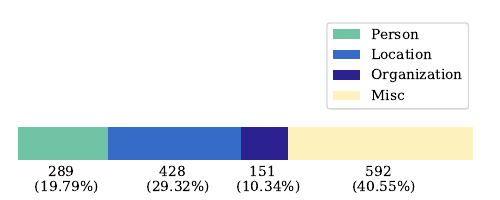

The Python source for this figure:
# %%
import matplotlib.pyplot as plt

# %%
# Plot config
color_scheme = ["#70C4A5".lower(), "#366CC7".lower(), "#2B2191".lower(), "#FDF2BE".lower()]
plt.rcParams["font.family"] = "DeJavu Serif"
plt.rcParams["font.serif"] = ["Times New Roman"]
# Create figure objects
figsize_cfg = (5, 3)
fig = plt.figure(figsize=figsize_cfg)

# %%
# Creating two axes
ax = fig.add_axes([0, 0, 1, 1])
xlim_cfg = 5.5
ylim_cfg = 6.0
ax.set_xlim(0, xlim_cfg)
ax.set_ylim(0, ylim_cfg)
ax.axis("off")
ax.set_prop_cycle(color=color_scheme)
ax.tick_params(top=False, bottom=False, left=False, right=False, labelbottom=False, labelleft=False)

# %%
# Data
data = [289, 428, 151, 592]
data_text = [str(i) for i in data]
label = ["PER", "LOC", "ORG", "MISC"]

prop = [i/sum(data) for i in data]
print(prop)
t = [i*figsize_cfg[0] for i in prop]

# %%
# Draw stacked bar
w = 1
start_anchor = 0.2
b1 = ax.barh(y=1.7, width=t[0], left=start_anchor, height=w)
b2 = ax.barh(y=1.7, width=t[1], left=start_anchor + t[0], height=w)
b3 = ax.barh(y=1.7, width=t[2], left=start_anchor + t[0] + t[1], height=w)
b4 = ax.barh(y=1.7, width=t[3], left=start_anchor + t[0] + t[1] + t[2], height=w)

# %%
# Draw legend
ax.legend([b1, b2, b3, b4], 
          ["Person", "Location", "Organization", "Misc"], 
          bbox_to_anchor=(0.64, 0.92),
          loc="upper left",
          prop={"size": 10})

# %%
# Add text
for i, p, d in zip(b1 + b2 + b3 + b4, prop, data_text):
    h = i.get_height()
    ax.text(i.get_x() - 0.14 + i.get_width()/2 - 0.17, h - 0.45, "   {}\n({:.2f}%)".format(d, p*100))
# %%
# Show plot
plt.savefig("entity_categories.pdf")
plt.show()
